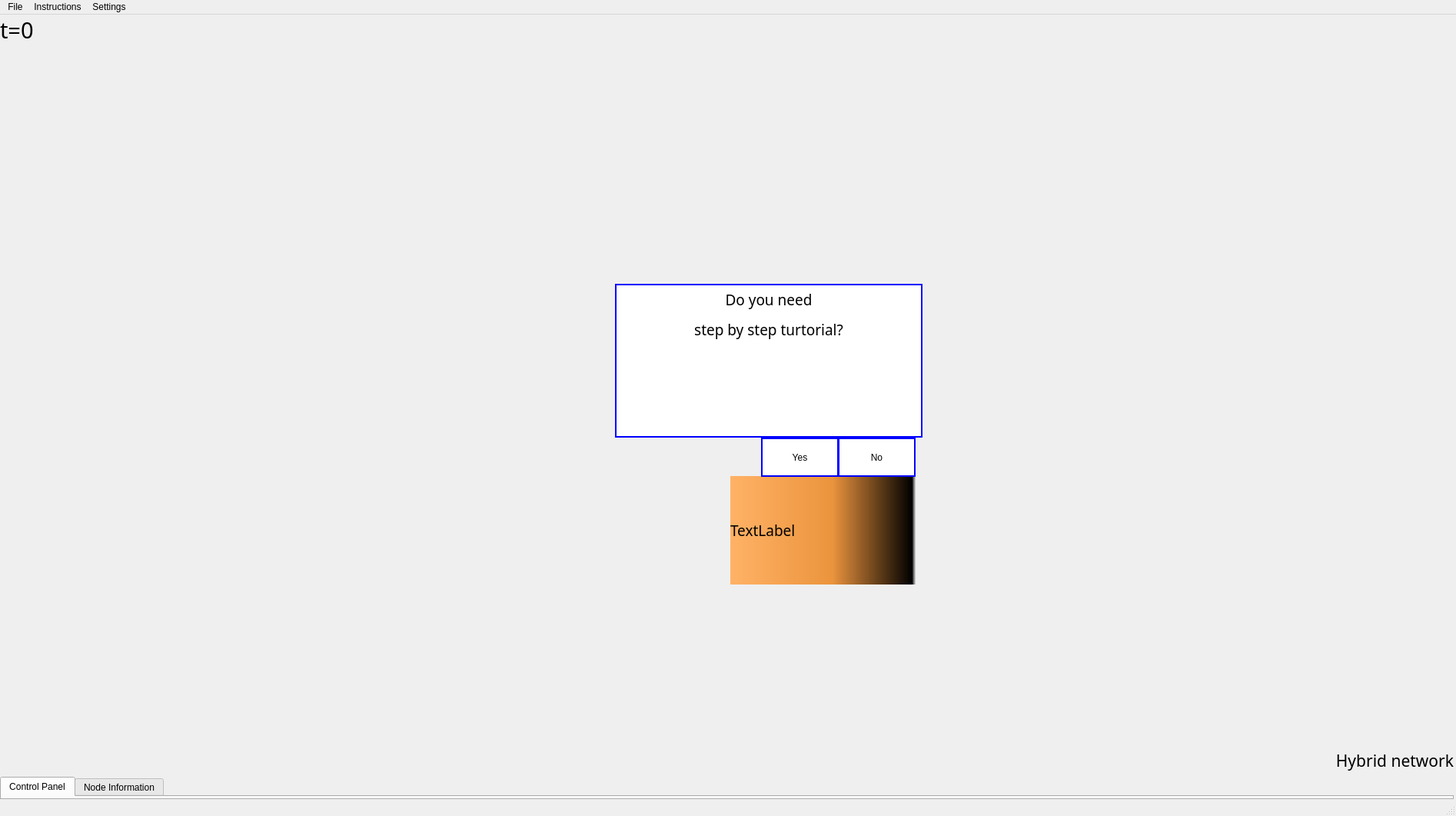
<?xml version="1.0" encoding="UTF-8"?>
<ui version="4.0">
 <class>MainWindow</class>
 <widget class="QMainWindow" name="MainWindow">
  <property name="geometry">
   <rect>
    <x>0</x>
    <y>0</y>
    <width>1894</width>
    <height>1061</height>
   </rect>
  </property>
  <property name="windowTitle">
   <string>Firefighter Problem Simulation</string>
  </property>
  <widget class="QWidget" name="centralwidget">
   <property name="sizePolicy">
    <sizepolicy hsizetype="Expanding" vsizetype="Expanding">
     <horstretch>0</horstretch>
     <verstretch>0</verstretch>
    </sizepolicy>
   </property>
   <widget class="QLabel" name="descriptionLabel">
    <property name="geometry">
     <rect>
      <x>-1200</x>
      <y>240</y>
      <width>1091</width>
      <height>61</height>
     </rect>
    </property>
    <property name="font">
     <font>
      <family>Arial Rounded MT Bold</family>
      <pointsize>16</pointsize>
     </font>
    </property>
    <property name="styleSheet">
     <string notr="true">background-color: qlineargradient(spread:pad, x1:0, y1:0, x2:1, y2:0, stop:0 rgba(255, 178, 102, 255), stop:0.55 rgba(235, 148, 61, 255), stop:0.98 rgba(0, 0, 0, 255), stop:1 rgba(0, 0, 0, 0));</string>
    </property>
    <property name="text">
     <string>TextLabel</string>
    </property>
    <property name="alignment">
     <set>Qt::AlignCenter</set>
    </property>
   </widget>
   <widget class="QLabel" name="node_info_label">
    <property name="enabled">
     <bool>true</bool>
    </property>
    <property name="geometry">
     <rect>
      <x>950</x>
      <y>600</y>
      <width>241</width>
      <height>141</height>
     </rect>
    </property>
    <property name="font">
     <font>
      <family>Agency FB</family>
      <pointsize>14</pointsize>
     </font>
    </property>
    <property name="styleSheet">
     <string notr="true">background-color: qlineargradient(spread:pad, x1:0, y1:0, x2:1, y2:0, stop:0 rgba(255, 178, 102, 255), stop:0.55 rgba(235, 148, 61, 255), stop:0.98 rgba(0, 0, 0, 255), stop:1 rgba(0, 0, 0, 0));</string>
    </property>
    <property name="text">
     <string>TextLabel</string>
    </property>
   </widget>
   <widget class="QLabel" name="instruct">
    <property name="geometry">
     <rect>
      <x>800</x>
      <y>350</y>
      <width>400</width>
      <height>200</height>
     </rect>
    </property>
    <property name="font">
     <font>
      <family>Arial Rounded MT Bold</family>
      <pointsize>14</pointsize>
     </font>
    </property>
    <property name="styleSheet">
     <string notr="true">background-color: white;border: 2px solid blue;</string>
    </property>
    <property name="text">
     <string>&lt;html&gt;&lt;head/&gt;&lt;body&gt;&lt;p&gt;Do you need&lt;/p&gt;&lt;p&gt;step by step turtorial?&lt;/p&gt;&lt;/body&gt;&lt;/html&gt;</string>
    </property>
    <property name="alignment">
     <set>Qt::AlignHCenter|Qt::AlignTop</set>
    </property>
    <property name="margin">
     <number>150</number>
    </property>
   </widget>
   <widget class="QPushButton" name="yesButton">
    <property name="geometry">
     <rect>
      <x>990</x>
      <y>550</y>
      <width>101</width>
      <height>51</height>
     </rect>
    </property>
    <property name="styleSheet">
     <string notr="true">background-color: white;border: 2px solid blue;</string>
    </property>
    <property name="text">
     <string>Yes</string>
    </property>
   </widget>
   <widget class="QPushButton" name="noButton">
    <property name="geometry">
     <rect>
      <x>1090</x>
      <y>550</y>
      <width>101</width>
      <height>51</height>
     </rect>
    </property>
    <property name="styleSheet">
     <string notr="true">background-color: white;border: 2px solid blue;</string>
    </property>
    <property name="text">
     <string>No</string>
    </property>
   </widget>
   <widget class="QWidget" name="verticalLayoutWidget">
    <property name="geometry">
     <rect>
      <x>0</x>
      <y>0</y>
      <width>1891</width>
      <height>1021</height>
     </rect>
    </property>
    <layout class="QVBoxLayout" name="verticalLayout_4">
     <item>
      <widget class="QLabel" name="timeIndexLabel">
       <property name="sizePolicy">
        <sizepolicy hsizetype="Maximum" vsizetype="Maximum">
         <horstretch>0</horstretch>
         <verstretch>0</verstretch>
        </sizepolicy>
       </property>
       <property name="font">
        <font>
         <family>Arial Rounded MT Bold</family>
         <pointsize>22</pointsize>
        </font>
       </property>
       <property name="text">
        <string>t=0</string>
       </property>
       <property name="alignment">
        <set>Qt::AlignLeading|Qt::AlignLeft|Qt::AlignVCenter</set>
       </property>
      </widget>
     </item>
     <item>
      <layout class="QGridLayout" name="gridLayout">
       <item row="0" column="0">
        <widget class="QLabel" name="backgroundLabel">
         <property name="sizePolicy">
          <sizepolicy hsizetype="Preferred" vsizetype="Preferred">
           <horstretch>0</horstretch>
           <verstretch>0</verstretch>
          </sizepolicy>
         </property>
         <property name="focusPolicy">
          <enum>Qt::NoFocus</enum>
         </property>
         <property name="text">
          <string/>
         </property>
         <property name="alignment">
          <set>Qt::AlignRight|Qt::AlignTrailing|Qt::AlignVCenter</set>
         </property>
        </widget>
       </item>
      </layout>
     </item>
     <item>
      <widget class="QLabel" name="networkLabel">
       <property name="sizePolicy">
        <sizepolicy hsizetype="Minimum" vsizetype="Maximum">
         <horstretch>0</horstretch>
         <verstretch>0</verstretch>
        </sizepolicy>
       </property>
       <property name="font">
        <font>
         <family>Arial Rounded MT Bold</family>
         <pointsize>16</pointsize>
        </font>
       </property>
       <property name="text">
        <string>Hybrid network</string>
       </property>
       <property name="alignment">
        <set>Qt::AlignRight|Qt::AlignTrailing|Qt::AlignVCenter</set>
       </property>
       <property name="wordWrap">
        <bool>false</bool>
       </property>
       <property name="margin">
        <number>0</number>
       </property>
      </widget>
     </item>
     <item>
      <widget class="QTabWidget" name="tabWidget">
       <property name="sizePolicy">
        <sizepolicy hsizetype="Expanding" vsizetype="Fixed">
         <horstretch>0</horstretch>
         <verstretch>0</verstretch>
        </sizepolicy>
       </property>
       <property name="tabShape">
        <enum>QTabWidget::Rounded</enum>
       </property>
       <property name="currentIndex">
        <number>0</number>
       </property>
       <property name="elideMode">
        <enum>Qt::ElideNone</enum>
       </property>
       <widget class="QWidget" name="tab">
        <attribute name="title">
         <string>Control Panel</string>
        </attribute>
       </widget>
       <widget class="QWidget" name="tab_2">
        <attribute name="title">
         <string>Node Information</string>
        </attribute>
       </widget>
      </widget>
     </item>
    </layout>
   </widget>
  </widget>
  <widget class="QMenuBar" name="menubar">
   <property name="geometry">
    <rect>
     <x>0</x>
     <y>0</y>
     <width>1894</width>
     <height>18</height>
    </rect>
   </property>
   <widget class="QMenu" name="menuinfromations">
    <property name="title">
     <string>Instructions</string>
    </property>
    <addaction name="actionProblem"/>
    <addaction name="actionControls"/>
   </widget>
   <widget class="QMenu" name="menuFile">
    <property name="title">
     <string>File</string>
    </property>
    <addaction name="actionNew"/>
   </widget>
   <widget class="QMenu" name="menuSettings">
    <property name="title">
     <string>Settings</string>
    </property>
    <addaction name="actionAnimation"/>
   </widget>
   <addaction name="menuFile"/>
   <addaction name="menuinfromations"/>
   <addaction name="menuSettings"/>
  </widget>
  <widget class="QStatusBar" name="statusbar"/>
  <action name="actionProblem">
   <property name="text">
    <string>Problem description</string>
   </property>
  </action>
  <action name="actionAnimation">
   <property name="text">
    <string>Animation</string>
   </property>
  </action>
  <action name="actionNew">
   <property name="text">
    <string>New</string>
   </property>
  </action>
  <action name="actionControls">
   <property name="text">
    <string>Controls</string>
   </property>
  </action>
 </widget>
 <resources/>
 <connections/>
</ui>
